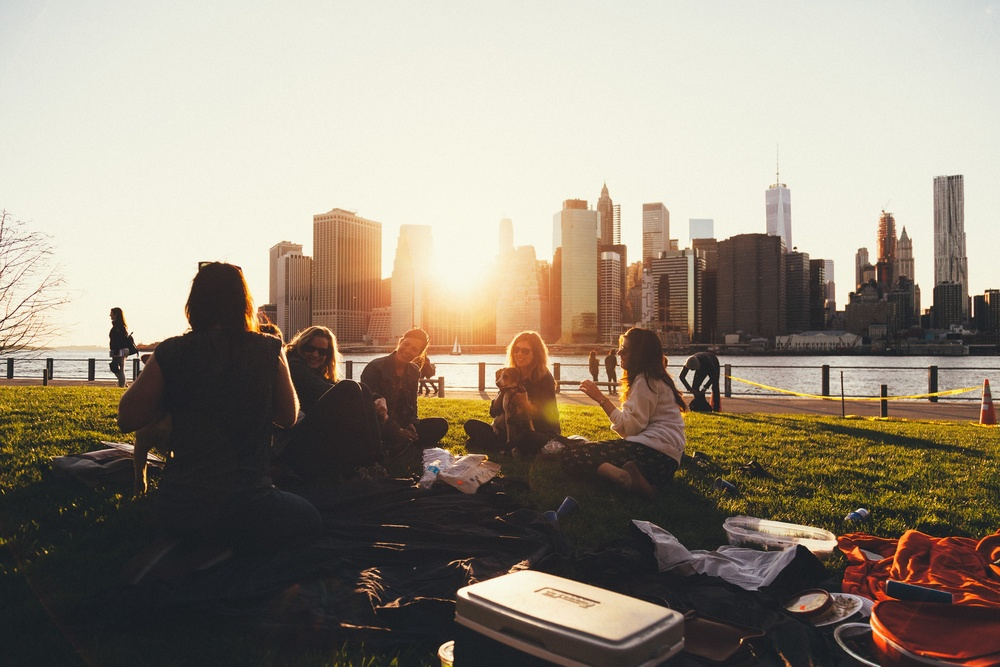
#> input picture python/1imagensEntrada/01.jpg, 1000 x 667 px, shrunk from 3000 x 2000 before the run; its folder holds only this picture in this run
$ python main.py
#> lines starting #> are read from the running program, lines starting #| are printed output that depends on the picture
import cv2
import os
import numpy as np
from matplotlib import pyplot as plt
from pylab import *
import sys
from absl import app, flags, logging
from absl.flags import FLAGS

def mudarDiretorios():
    dirImgEntrada = "H:\\SmithHD\\Documentos\\4-github\\AppArtigo\\python\\1imagensEntrada"
    dirPlotHistEntrada = "H:\\SmithHD\\Documentos\\4-github\\AppArtigo\\python\\2histoImagensEntrada\\"
    dirClassificacaoEntrada = "H:\\SmithHD\\Documentos\\4-github\\AppArtigo\\python\\3ClassificacaoImagem\\"

    dirImgSaida = "H:\\SmithHD\\Documentos\\4-github\\AppArtigo\\python\\4imagensSaida\\"
    dirPlotHistSaida = "H:\\SmithHD\\Documentos\\4-github\\AppArtigo\\python\\5histoImagensSaida\\"

    return dirImgEntrada, dirPlotHistEntrada, dirClassificacaoEntrada, dirImgSaida, dirPlotHistSaida

def Histograma(imagem, dirPlot):
    img = cv2.cvtColor(imagem, cv2.COLOR_RGB2GRAY)
    hist = cv2.calcHist([img], [0], None, [256], [0, 256]).astype(int)
    plt.plot(hist)
    plt.savefig(fname=dirPlot) #Projeto
    plt.close()
    #plt.show()

    total = 0
    for i in range(len(hist)):
        total += hist[i]

    return hist, total

def lerDiretorio(pasta):
    listaImagensEntrada = []
    for diretorio, subpastas, arquivos in os.walk(pasta):
        for arquivo in arquivos:
            listaImagensEntrada.append(os.path.join(diretorio, arquivo))
            #print(os.path.join(diretorio, arquivo))
    return listaImagensEntrada

def criarHisto(listaImg, dirPlot):
    histosEntrada = []
    listaTotalHistoEntrada = []
    for i in range (1, len(listaImg)+1):
        cam = dirPlot+str(i)+".jpg"
        histo, total = Histograma(cv2.imread(listaImg[i-1]), cam)
#> in Histograma, `img = cv2.cvtColor(imagem, cv2.COLOR_RGB2GRAY)`:
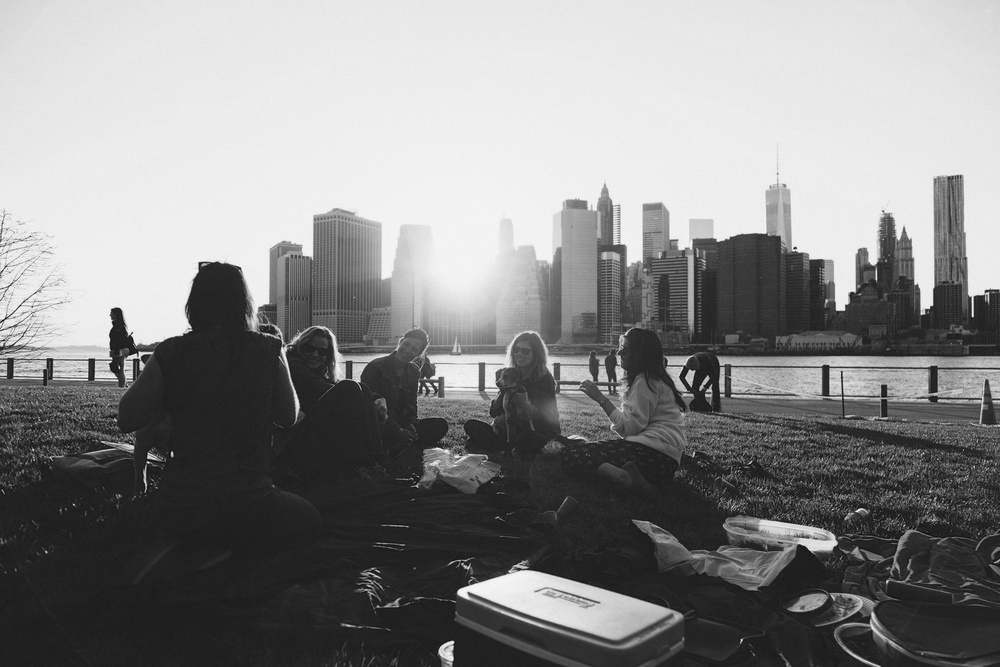
#> img: shape (667, 1000); min 11, max 250, mean 135.8
#> in Histograma, imagem is the input picture: shape (667, 1000, 3); mean B, G, R 124.6, 139, 149.3
#> in Histograma, `hist = cv2.calcHist([img], [0], None, [256], [0, 256]).astype(int)`: hist = 256 values, max 28172 at index 237, min 0 at index 0, mean 2605.5
#> in Histograma, `plt.savefig(fname=dirPlot)`:
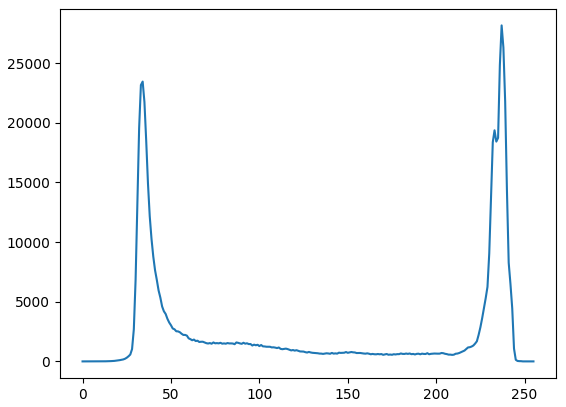
#> figure drawn by matplotlib, 1 panel; curve peaks at x = 237, y = 28172
#> the loop in Histograma, `for i in range(len(hist)):` made 256 passes
#> total on passes 1 to 3: [0], [0], [0]
#> after the loop in Histograma, `for i in range(len(hist)):`: total = [667000]
#> histo has the same summary as hist in Histograma; total = [667000]
        histosEntrada.append(histo)
        listaTotalHistoEntrada.append(total)
    return histosEntrada, listaTotalHistoEntrada

def dividirHistograma(hist):

    histDividido = np.array_split(hist, 10)

    cont = 0
    lista=[]
    for i in range(0, 10):
        somar=0
        for j in range(0, len(histDividido[i])):
            somar += int(histDividido[i][j])
            cont +=1
        lista.append(somar)
    #print(lista)

    return lista

def identificarPicos(lista, total, dirClassificacaoEntrada, i):
    suber = lista[0]+lista[1]+lista[2]
    dffSuber = total - suber

    super = lista[7] + lista[8] + lista[9]
    dffSuper = total - super

    meio = lista[3] + lista[4] + lista[5] + lista[6]

    if i<10:
        i = str(0)+ str(i)

    output = dirClassificacaoEntrada+str(i)+".txt"
    f = open(output, "w")  # Pessoal

    if( suber > dffSuber ):
        f.write("1 Essa imagem tem suberexposicao")
        f.close()
        #print("1 Essa imagem tem suberexposicao")
    elif( super > dffSuper ):
        f.write("2 Essa imagem tem superexposicao")
        f.close()
        #print("2 Essa imagem tem superexposicao")
    elif( super > meio and suber > meio ):
        f.write("3 E uma com dois picos")
        f.close()
        #print("3 E uma com dois picos")
    else:
        f.write("4 E uma imagem normal")
        f.close()
        #print("4 E uma imagem normal")

def classificarImage(histosEntrada, listaTotalHistoEntrada, dirClassificacaoEntrada):
    for i in range(1, len(histosEntrada)+1):
        identificarPicos(dividirHistograma(histosEntrada[i-1]), listaTotalHistoEntrada[i-1], dirClassificacaoEntrada, i)

# [40 lines left out: functions functionEqualization, funcionSquare, filtro1, not called in this run]
def aplicarFiltro(listaImagensEntrada, dirClassificacaoEntrada, dirImgSaida):
    listaClassificacaoImg = lerDiretorio(dirClassificacaoEntrada)

    for i in range(0, len(listaClassificacaoImg)):
        CamProblema = listaClassificacaoImg[i]
        linha = open(CamProblema, "r")
        problema = linha.read()
        problema =problema.split()
        problema = problema[0]

        img = cv2.imread(listaImagensEntrada[i])

        print(listaClassificacaoImg[i], " - ", listaImagensEntrada[i])

        # [12 lines of commented-out code are left out]

dirImgEntrada, dirPlotHistEntrada, dirClassificacaoEntrada, dirImgSaida, dirPlotHistSaida = mudarDiretorios()

listaImagensEntrada = lerDiretorio(dirImgEntrada)

histosEntrada, listaTotalHistoEntrada = criarHisto(listaImagensEntrada, dirPlotHistEntrada)
#> histosEntrada = 1 item; listaTotalHistoEntrada = [[667000]]

classificarImage(histosEntrada, listaTotalHistoEntrada, dirClassificacaoEntrada)
#> the loop in classificarImage, `for i in range(1, len(histosEntrada)+1):` made 1 pass
#> (suber in identificarPicos, dffSuber in identificarPicos, super in identificarPicos, dffSuper in identificarPicos, meio in identificarPicos) on pass 1: (278562, [388438], 291110, [375890], 97328)

aplicarFiltro(listaImagensEntrada, dirClassificacaoEntrada, dirImgSaida)

$ run again, on python/1imagensEntrada/05.jpg
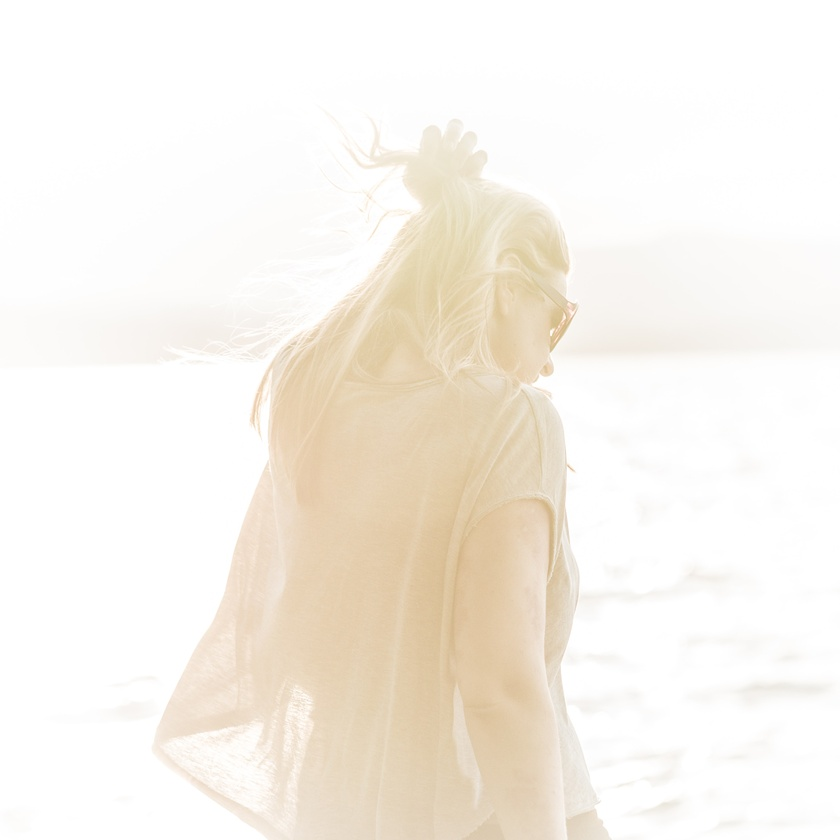
#> input picture python/1imagensEntrada/05.jpg, 840 x 840 px, shrunk from 3451 x 3451 before the run
#> in Histograma, `img = cv2.cvtColor(imagem, cv2.COLOR_RGB2GRAY)`:
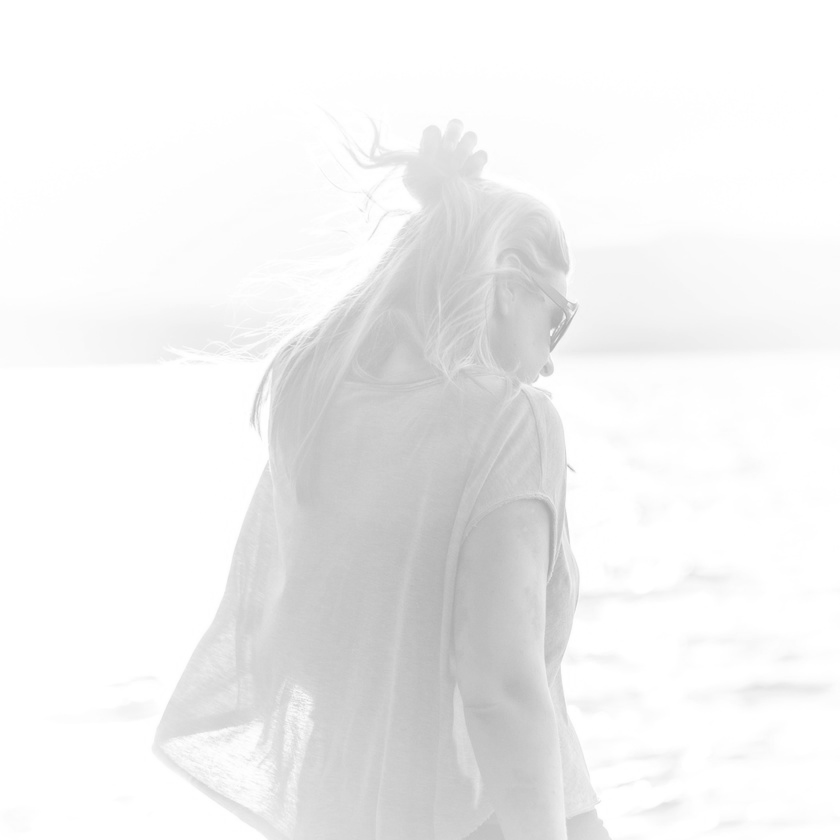
#> img: shape (840, 840); min 167, max 255, mean 240.2
#> in Histograma, imagem is the input picture: shape (840, 840, 3); mean B, G, R 234, 242, 247.2
#> hist = 256 values, max 269999 at index 255, min 0 at index 0, mean 2756.2
#> in Histograma, `plt.savefig(fname=dirPlot)`:
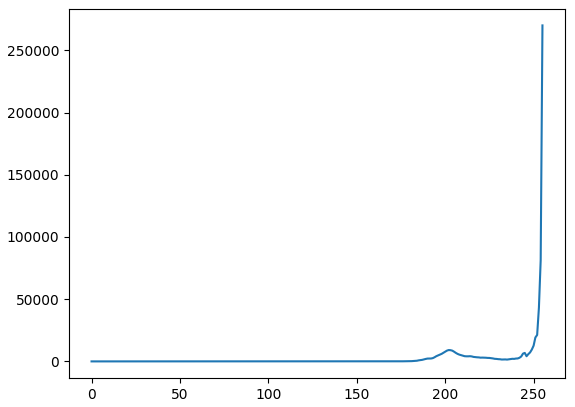
#> figure drawn by matplotlib, 1 panel; curve peaks at x = 255, y = 269999
#> after the loop in Histograma, `for i in range(len(hist)):`: total = [705600]
#> in criarHisto, `histo, total = Histograma(cv2.imread(listaImg[i-1]), cam)`: histo has the same summary as hist in Histograma
#> histosEntrada = 1 item; listaTotalHistoEntrada = [[705600]]
#> the loop in classificarImage, `for i in range(1, len(histosEntrada)+1):` made 1 pass
#> (suber in identificarPicos, dffSuber in identificarPicos, super in identificarPicos, dffSuper in identificarPicos, meio in identificarPicos) on pass 1: (0, [705600], 704734, [866], 866)

$ run again, on python/1imagensEntrada/06.jpg
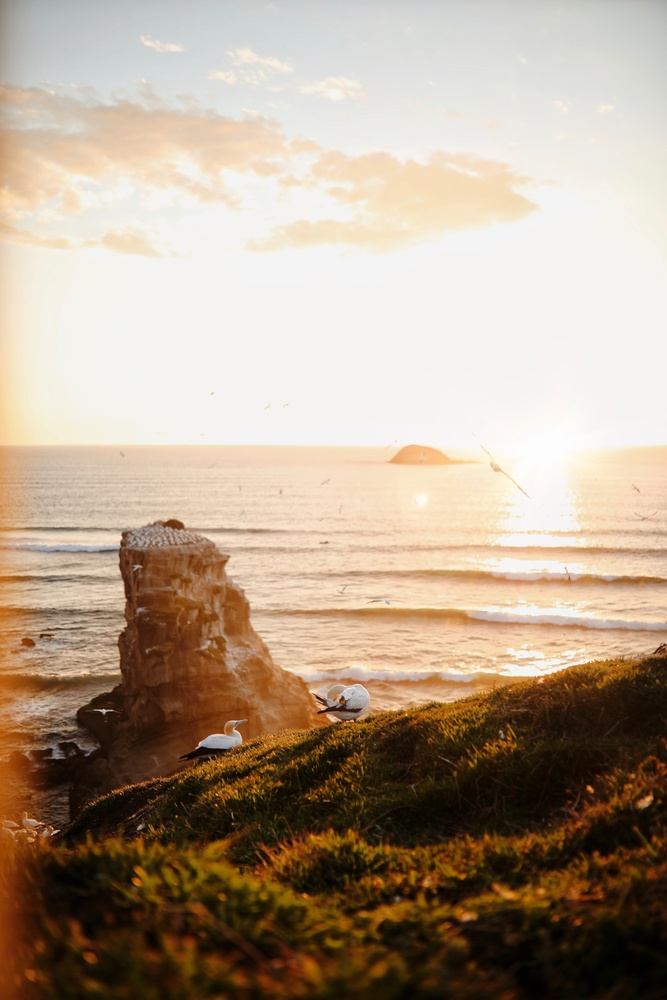
#> input picture python/1imagensEntrada/06.jpg, 667 x 1000 px, shrunk from 2730 x 4096 before the run
#> in Histograma, `img = cv2.cvtColor(imagem, cv2.COLOR_RGB2GRAY)`:
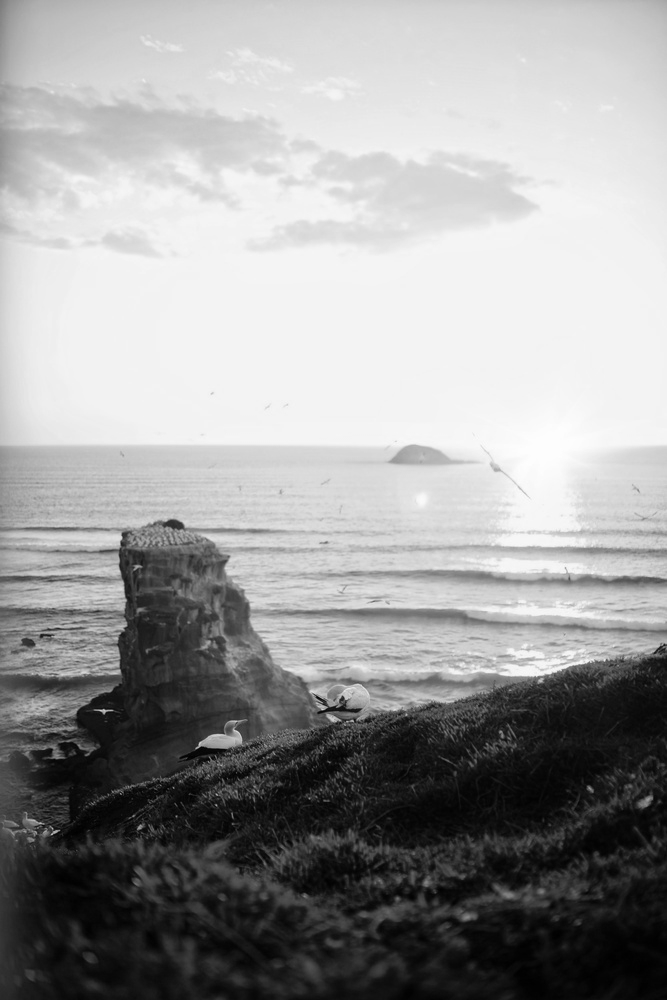
#> img: shape (1000, 667); min 0, max 254, mean 155.3
#> in Histograma, imagem is the input picture: shape (1000, 667, 3); mean B, G, R 139.9, 159, 176.8
#> hist = 256 values, max 73460 at index 243, min 0 at index 255, mean 2605.5
#> in Histograma, `plt.savefig(fname=dirPlot)`:
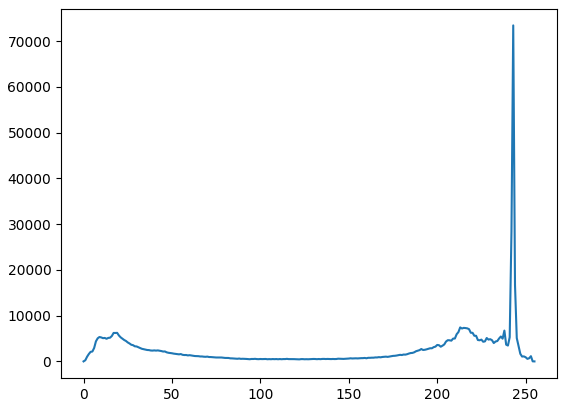
#> figure drawn by matplotlib, 1 panel; curve peaks at x = 243, y = 73460
#> the loop in Histograma, `for i in range(len(hist)):` made 256 passes
#> total on passes 1 to 3: [5], [258], [1282]
#> after the loop in Histograma, `for i in range(len(hist)):`: total = [667000]
#> in criarHisto, `histo, total = Histograma(cv2.imread(listaImg[i-1]), cam)`: histo has the same summary as hist in Histograma
#> histosEntrada = 1 item; listaTotalHistoEntrada = [[667000]]
#> the loop in classificarImage, `for i in range(1, len(histosEntrada)+1):` made 1 pass
#> (suber in identificarPicos, dffSuber in identificarPicos, super in identificarPicos, dffSuper in identificarPicos, meio in identificarPicos) on pass 1: (206469, [460531], 393061, [273939], 67470)

$ run again, on python/1imagensEntrada/07.jpg
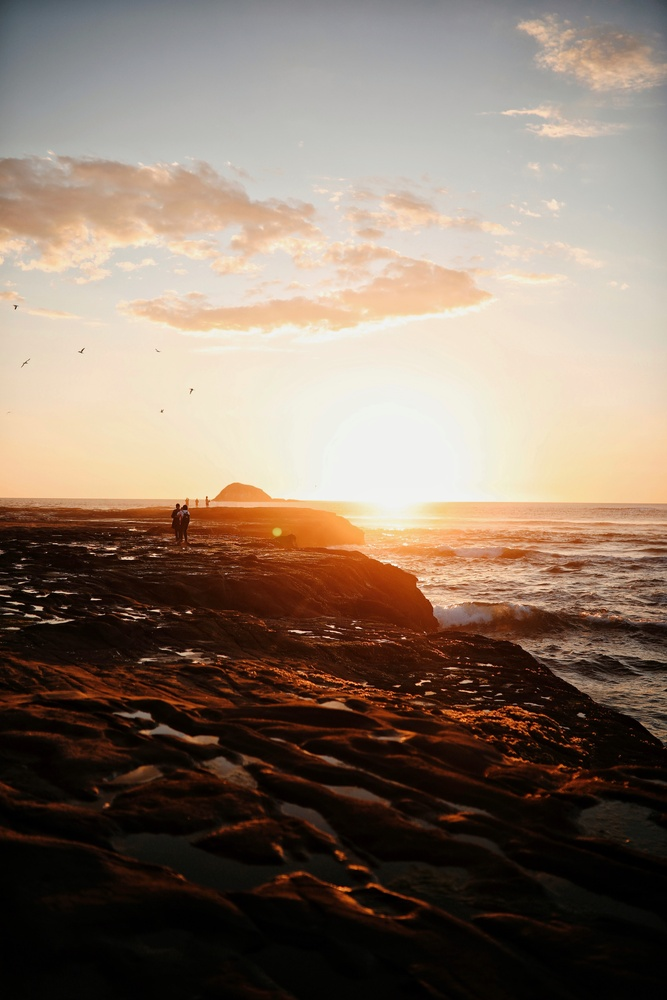
#> input picture python/1imagensEntrada/07.jpg, 667 x 1000 px, shrunk from 4082 x 6124 before the run
#> in Histograma, `img = cv2.cvtColor(imagem, cv2.COLOR_RGB2GRAY)`:
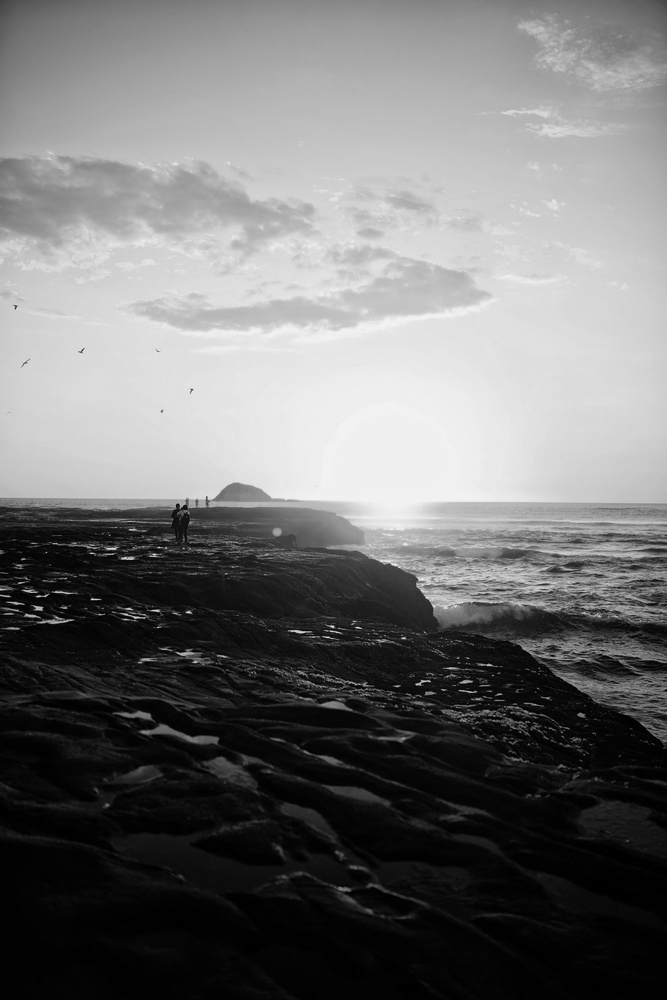
#> img: shape (1000, 667); min 0, max 243, mean 114.2
#> in Histograma, imagem is the input picture: shape (1000, 667, 3); mean B, G, R 102.5, 116.4, 133.5
#> hist = 256 values, max 22508 at index 3, min 0 at index 244, mean 2605.5
#> in Histograma, `plt.savefig(fname=dirPlot)`:
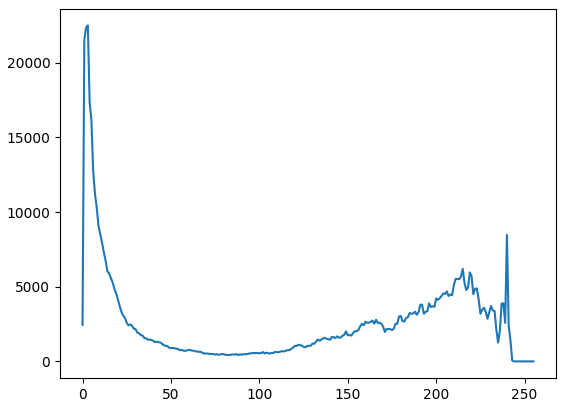
#> figure drawn by matplotlib, 1 panel; curve peaks at x = 3, y = 22508
#> the loop in Histograma, `for i in range(len(hist)):` made 256 passes
#> total on passes 1 to 3: [2450], [24009], [46362]
#> after the loop in Histograma, `for i in range(len(hist)):`: total = [667000]
#> in criarHisto, `histo, total = Histograma(cv2.imread(listaImg[i-1]), cam)`: histo has the same summary as hist in Histograma
#> histosEntrada = 1 item; listaTotalHistoEntrada = [[667000]]
#> the loop in classificarImage, `for i in range(1, len(histosEntrada)+1):` made 1 pass
#> (suber in identificarPicos, dffSuber in identificarPicos, super in identificarPicos, dffSuper in identificarPicos, meio in identificarPicos) on pass 1: (285299, [381701], 243940, [423060], 137761)

$ run again, on python/1imagensEntrada/02.jpg
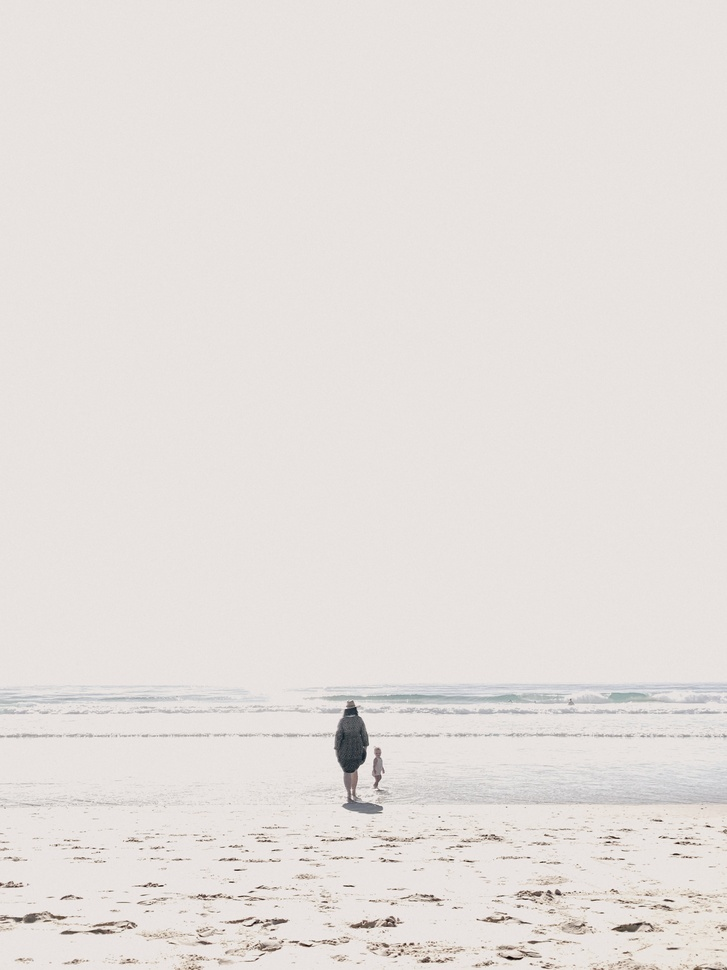
#> input picture python/1imagensEntrada/02.jpg, 727 x 970 px, shrunk from 2960 x 3947 before the run
#> in Histograma, imagem is the input picture: shape (970, 727, 3); mean B, G, R 221.2, 224.3, 229.4
#> hist = 256 values, max 254545 at index 227, min 0 at index 0, mean 2754.6
#> in Histograma, `plt.savefig(fname=dirPlot)`:
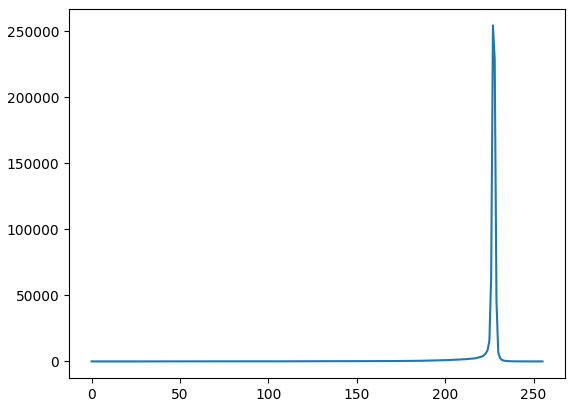
#> figure drawn by matplotlib, 1 panel; curve peaks at x = 227, y = 254545
#> the loop in Histograma, `for i in range(len(hist)):` made 256 passes
#> total on passes 1 to 3: [0], [3], [3]
#> after the loop in Histograma, `for i in range(len(hist)):`: total = [705190]
#> in criarHisto, `histo, total = Histograma(cv2.imread(listaImg[i-1]), cam)`: histo has the same summary as hist in Histograma
#> histosEntrada = 1 item; listaTotalHistoEntrada = [[705190]]
#> the loop in classificarImage, `for i in range(1, len(histosEntrada)+1):` made 1 pass
#> (suber in identificarPicos, dffSuber in identificarPicos, super in identificarPicos, dffSuper in identificarPicos, meio in identificarPicos) on pass 1: (1498, [703692], 691976, [13214], 11716)
